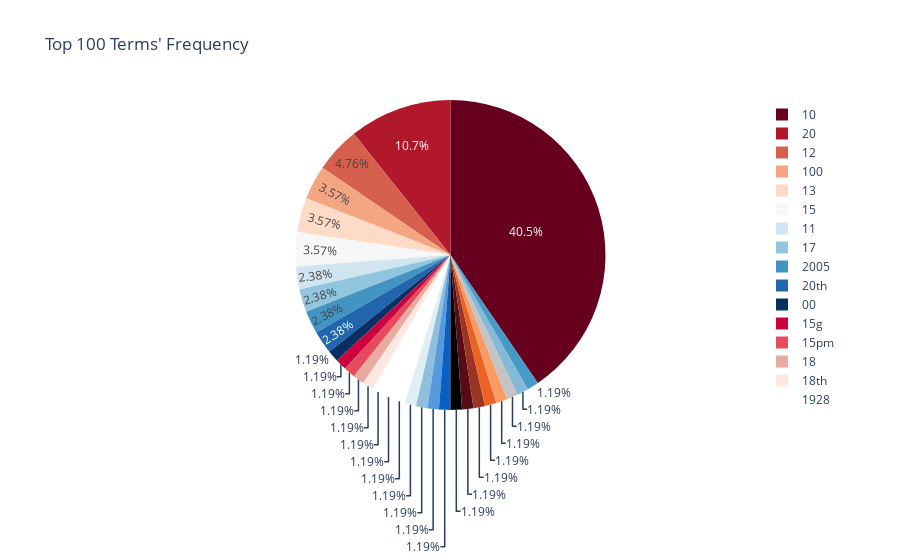

Here is the notebook cell this chart was saved with:
### Markdown cell above
Use plotly, select former 50 words after CountVector() and show their weight by pie chart

### Code cell
import plotly.express as px

temp = [(i, v) for i, v in zip(count_vect.get_feature_names_out()[:30], term_frequencies[:30])]
temp = sorted(temp, key=lambda x: x[1], reverse=True)

df = {'term': [ i[0] for i in temp[:]], 'frequency': [i[1] for i in temp[:]]}
p = px.pie(df, values='frequency', names='term', title='Top 100 Terms\' Frequency',  color_discrete_sequence=px.colors.sequential.RdBu)
p.show()

### Figure 1 — Plotly figure (JSON) as saved in the notebook; plotly's stock layout.template omitted (floating-point values rounded to 4 significant figures)
{"data": [{"domain": {"x": [0, 1], "y": [0, 1]}, "hovertemplate": "term=%{label}<br>frequency=%{value}<extra></extra>", "labels": ["10", "20", "12", "100", "13", "15", "11", "17", "2005", "20th", "00", "15g", "15pm", "18", "18th", "1928", "1947", "1948", "1949", "1971", "1973", "1979", "1980", "1986", "1995", "1998", "2000", "2006", "2007", "2160"], "legendgroup": "", "name": "", "showlegend": true, "type": "pie", "values": [34, 9, 4, 3, 3, 3, 2, 2, 2, 2, 1, 1, 1, 1, 1, 1, 1, 1, 1, 1, 1, 1, 1, 1, 1, 1, 1, 1, 1, 1]}], "layout": {"legend": {"tracegroupgap": 0}, "piecolorway": ["rgb(103,0,31)", "rgb(178,24,43)", "rgb(214,96,77)", "rgb(244,165,130)", "rgb(253,219,199)", "rgb(247,247,247)", "rgb(209,229,240)", "rgb(146,197,222)", "rgb(67,147,195)", "rgb(33,102,172)", "rgb(5,48,97)"], "title": {"text": "Top 100 Terms' Frequency"}}}
